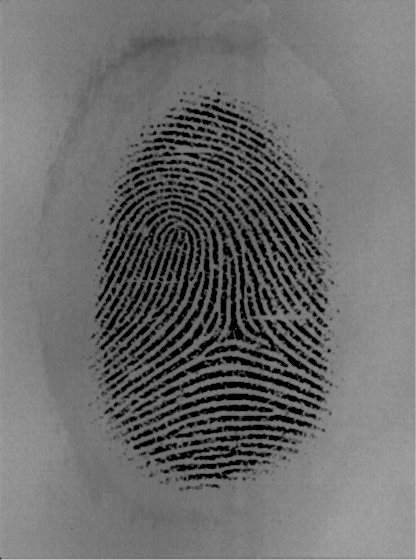
#> input picture PIB/Prj1/Dataset/index_capacitive.bmp, 416 x 560 px
$ python Exercise8.py
#> lines starting #> are read from the running program, lines starting #| are printed output that depends on the picture; after the words box and inside, x2 and y2 are one past the last pixel; in counts of white or black regions, pixels touching at a corner belong together
### PIB/Prj1/Guide2Exercise2.py
import cv2
import matplotlib.pyplot as plt

"""
Changes the contrast of an image
@alpha: Contrast control
        To lower the contrast, use 0 < alpha < 1
        And for higher contrast use alpha > 1.

@beta: brightness control
        A good range for brightness value is [-127, 127]
"""

def changeBrightness(image,pathToSave,SavedHistograms,histogramName,alpha=0.5,beta=10):

    imageRead = cv2.imread(image)
    imageAdjusted = cv2.convertScaleAbs(imageRead,alpha,beta)

    histg = cv2.calcHist([imageRead],[0],None,[256],[0,256])
    newHistgImage = cv2.calcHist([imageAdjusted],[0],None,[256],[0,256])

    print('Original Image: ', imageRead)
    print('Image Adjusted(Brightness)', imageAdjusted)

    cv2.imshow('Original Image', imageRead)
    cv2.imshow('Brightness Image', imageAdjusted)

    cv2.imwrite(pathToSave, imageAdjusted)
    cv2.waitKey(0)
    cv2.destroyAllWindows()

    plt.title('Histogram Original Image')
    plt.plot(histg)
    plt.show()

    plt.title('Histogram Brightness Image')
    plt.plot(newHistgImage)
    plt.savefig(SavedHistograms + histogramName)
    plt.show()

"""
Changes the contrast of an image
@alpha: Contrast control
        To lower the contrast, use 0 < alpha < 1
        And for higher contrast use alpha > 1.

@beta: brightness control
        A good range for brightness value is [-127, 127]


@gama

"""
def changeContrast(image,pathToSave, SavedHistograms,histogramName,alpha=0.25,gamma=-2):

    imageRead = cv2.imread(image)
    imageAdjusted = cv2.addWeighted(imageRead, alpha, imageRead, 0, gamma)

    #histg = cv2.calcHist([imageRead],[0],None,[256],[0,256])
    newHistgImage = cv2.calcHist([imageAdjusted],[0],None,[256],[0,256])

    print('Original Image: ', imageRead)
    print('Image Adjusted(Contrast)', imageAdjusted)

    #cv2.imshow('Original Image', imageRead)
    cv2.imshow('Contrasted Image', imageAdjusted)

    cv2.imwrite(pathToSave, imageAdjusted)
    cv2.waitKey(0)
    cv2.destroyAllWindows()

    #plt.title('Histogram Original Image')
    #plt.plot(histg)
    #plt.show()

    plt.title('Histogram Contrast Image')
    plt.plot(newHistgImage)
    plt.savefig(SavedHistograms + histogramName)
    plt.show()

# [16 lines that do not run on import are left out]


### PIB/Prj1/Guide3Exercise2.py
import cv2
import numpy as np
from PIL import Image
import matplotlib.pyplot as plt


# [26 lines left out: function threshold, not called in this run]

def binaryImage(image,pathToSave,SavedHistograms,histogramName):

    imageRead = cv2.imread(image)
    im_gray = cv2.cvtColor(imageRead, cv2.COLOR_BGR2GRAY)
    th, im_gray_th_otsu = cv2.threshold(im_gray, 128, 255, cv2.THRESH_OTSU)

    newHistgImage = cv2.calcHist([im_gray_th_otsu],[0],None,[256],[0,256])

    cv2.imshow('Binary Result', im_gray_th_otsu)
    cv2.imwrite(pathToSave, im_gray_th_otsu)

    print('im_gray_th_otsu: ', im_gray_th_otsu)

    cv2.waitKey(0)
    cv2.destroyAllWindows()

    plt.title('Histogram Binary Image')
    plt.plot(newHistgImage)
    plt.savefig(SavedHistograms + histogramName)
    plt.show()

"""def binarization_for_grayscale_image(image):

    im_gray = np.array(Image.open(image).convert('L'))
    print(type(im_gray))

    #first case
    thresh = 128

    #third case
    im_bin_keep = (im_gray > thresh) * im_gray
    print(im_bin_keep)
"""

"""def build_color_image(image):

    im_gray = np.array(Image.open(image).convert('L'))

    im_bool = im_gray > 128
    im_dst = np.empty((*im_gray.shape, 3))
    r, g, b = 128, 160, 192

    #with negation attribute "~"
    im_dst[:, :, 0] = im_bool * r
    im_dst[:, :, 1] = ~im_bool * g
    im_dst[:, :, 2] = im_bool * b

    Image.fromarray(np.uint8(im_dst)).save('numpy_binarization_color.png')
"""

# [23 lines that do not run on import are left out]

### PIB/Prj1/Exercise8.py
from Guide2Exercise2 import changeBrightness,changeContrast
from Guide3Exercise2 import threshold,binaryImage

if __name__ == "__main__":

    #####DATASET#########

    #para alinea b)
    indexCapacitive = 'Dataset/index_capacitive.bmp'
    mediumCapacitive = 'Dataset/medium_capacitive.bmp'
    thumbCapacitive = 'Dataset/thumb_capacitive.bmp'
    littleOptical = 'Dataset/little_optical.bmp'
    ringOptical = 'Dataset/ring_optical.bmp'
    thumbOptical = 'Dataset/thumb_optical.bmp'
    pathToSavePictures = 'SavedPictures/'
    SavedHistograms = 'HistogramsPics/'

    # para alinea c)
    Gray_IndexCapacitive = 'SavedPictures/IndexCapacitive_AfterContrast.bmp'
    Gray_LittleOptical = 'SavedPictures/LittleOptica_AfterContrast.bmp'
    Gray_MediumCapacitive = 'SavedPictures/MediumCapacitive_AfterContrast.bmp'
    Gray_RingOptical = 'SavedPictures/RingOptical_AfterContrast.bmp'
    Gray_ThumbCapacitive = 'SavedPictures/ThumbCapacitive_AfterContrast.bmp'
    Gray_ThumbOptical = 'SavedPictures/ThumbOptical_AfterContrast.bmp'

    changeContrast(indexCapacitive,pathToSavePictures + 'IndexCapacitive_AfterContrast.bmp',SavedHistograms, 'Histogram indexCapacitive.png',0.25,15)
#> in changeContrast, imageRead is the input picture: shape (560, 416, 3); min 0, max 207, mean 108.1
#> in changeContrast, `newHistgImage = cv2.calcHist([imageAdjusted],[0],None,[256],[0,256])`: newHistgImage = 256 values, max 22780 at index 44, min 0 at index 0, mean 910
#> (printed output is left out)
#> (printed output is left out)
    changeContrast(mediumCapacitive,pathToSavePictures + 'MediumCapacitive_AfterContrast.bmp',SavedHistograms, 'Histogram MediumCapacitive.png',0.25,15)
#> call 2 of changeContrast, with image = 'Dataset/medium_capacitive.bmp', SavedHistograms = 'HistogramsPics/', histogramName = 'Histogram MediumCapacitive.png', alpha = 0.25, gamma = 15
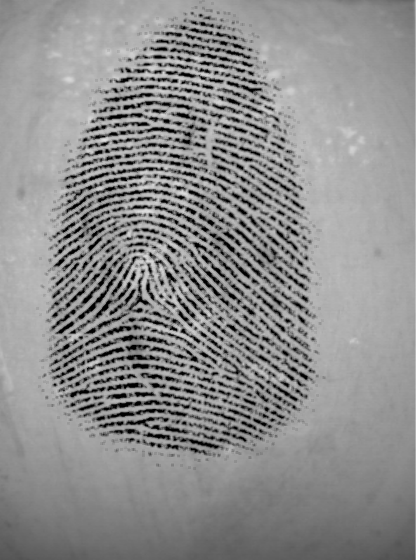
#> input picture PIB/Prj1/Dataset/medium_capacitive.bmp, 416 x 560 px
#> in changeContrast, imageRead is the input picture: shape (560, 416, 3); min 0, max 224, mean 141.2
#> in changeContrast (call 2), `newHistgImage = cv2.calcHist([imageAdjusted],[0],None,[256],[0,256])`: newHistgImage = 256 values, max 20561 at index 58, min 0 at index 0, mean 910
#> (printed output is left out)
#> (printed output is left out)
    changeContrast(thumbCapacitive,pathToSavePictures + 'ThumbCapacitive_AfterContrast.bmp',SavedHistograms, 'Histogram LittleOptical.png',0.25,15)
#> call 3 of changeContrast, with image = 'Dataset/thumb_capacitive.bmp', SavedHistograms = 'HistogramsPics/', histogramName = 'Histogram LittleOptical.png', alpha = 0.25, gamma = 15
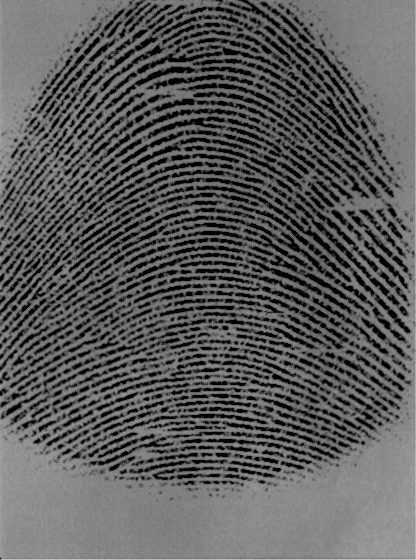
#> input picture PIB/Prj1/Dataset/thumb_capacitive.bmp, 416 x 560 px
#> in changeContrast, imageRead is the input picture: shape (560, 416, 3); min 0, max 206, mean 90.4
#> in changeContrast (call 3), `newHistgImage = cv2.calcHist([imageAdjusted],[0],None,[256],[0,256])`: newHistgImage = 256 values, max 27256 at index 15, min 0 at index 0, mean 910
#> (printed output is left out)
#> (printed output is left out)
    changeContrast(littleOptical,pathToSavePictures + 'LittleOptica_AfterContrast.bmp',SavedHistograms, 'Histogram MediumCapacitive.png',0.25,50)
#> call 4 of changeContrast, with image = 'Dataset/little_optical.bmp', SavedHistograms = 'HistogramsPics/', histogramName = 'Histogram MediumCapacitive.png', alpha = 0.25, gamma = 50
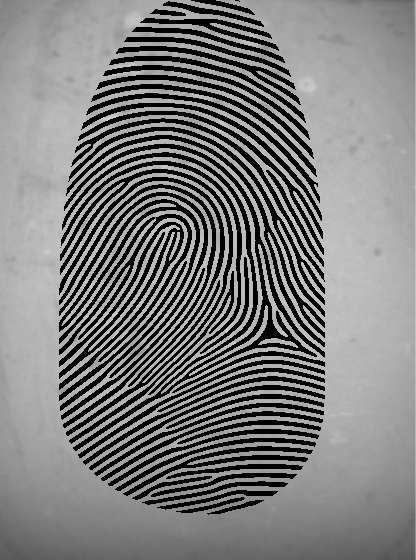
#> input picture PIB/Prj1/Dataset/little_optical.bmp, 416 x 560 px
#> in changeContrast, imageRead is the input picture: shape (560, 416, 3); min 0, max 207, mean 122.3
#> in changeContrast (call 4), `newHistgImage = cv2.calcHist([imageAdjusted],[0],None,[256],[0,256])`: newHistgImage = 256 values, max 59188 at index 50, min 0 at index 0, mean 910
#> (printed output is left out)
#> (printed output is left out)
    changeContrast(ringOptical,pathToSavePictures + 'RingOptical_AfterContrast.bmp',SavedHistograms, 'Histogram RingOptical.png',0.25,50)
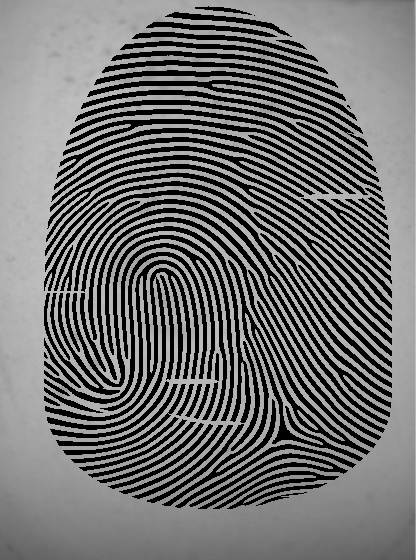
#> input picture PIB/Prj1/Dataset/ring_optical.bmp, 416 x 560 px
#> in changeContrast, imageRead is the input picture: shape (560, 416, 3); min 0, max 196, mean 110.6
#> in changeContrast (call 5), `newHistgImage = cv2.calcHist([imageAdjusted],[0],None,[256],[0,256])`: newHistgImage = 256 values, max 74251 at index 50, min 0 at index 0, mean 910
#> (printed output is left out)
#> (printed output is left out)
    changeContrast(thumbOptical,pathToSavePictures + 'ThumbOptical_AfterContrast.bmp',SavedHistograms, 'Histogram ThumbOptical.png',0.25,50)
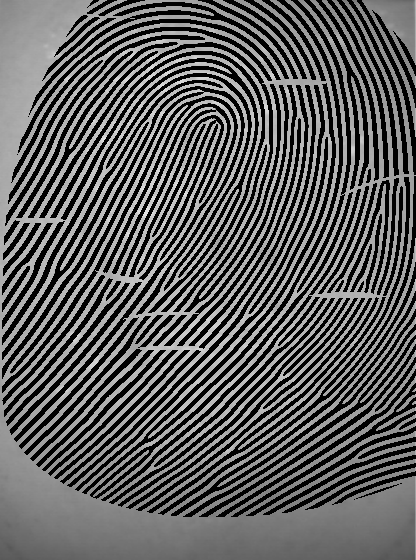
#> input picture PIB/Prj1/Dataset/thumb_optical.bmp, 416 x 560 px
#> in changeContrast, imageRead is the input picture: shape (560, 416, 3); min 0, max 227, mean 92.4
#> in changeContrast (call 6), `newHistgImage = cv2.calcHist([imageAdjusted],[0],None,[256],[0,256])`: newHistgImage = 256 values, max 99829 at index 50, min 0 at index 0, mean 910
#> (printed output is left out)

    changeBrightness(indexCapacitive,pathToSavePictures + 'IndexCapacitive_AfterBrightness.bmp',SavedHistograms, 'Histogram indexCapacitive.png',beta=3)
#> in changeBrightness, `histg = cv2.calcHist([imageRead],[0],None,[256],[0,256])`: histg = 256 values, max 14477 at index 0, min 0 at index 198, mean 910
#> in changeBrightness, `newHistgImage = cv2.calcHist([imageAdjusted],[0],None,[256],[0,256])`: newHistgImage = 256 values, max 192077 at index 255, min 0 at index 1, mean 910
    changeBrightness(mediumCapacitive,pathToSavePictures + 'MediumCapacitive_AfterBrightness.bmp',SavedHistograms, 'Histogram MediumCapacitive.png',beta=2)
    changeBrightness(thumbCapacitive,pathToSavePictures + 'ThumbCapacitive_AfterBrightness.bmp',SavedHistograms, 'Histogram LittleOptical.png',beta=3)
    changeBrightness(littleOptical,pathToSavePictures + 'LittleOptica_AfterBrightness.bmp',SavedHistograms, 'Histogram MediumCapacitive.png')
    changeBrightness(ringOptical,pathToSavePictures + 'RingOptical_AfterBrightness.bmp',SavedHistograms, 'Histogram RingOptical.png')
    changeBrightness(thumbOptical,pathToSavePictures + 'ThumbOptical_AfterBrightness.bmp',SavedHistograms, 'Histogram ThumbOptical.png')

    binaryImage(Gray_IndexCapacitive,pathToSavePictures + 'IndexCapacitive_Binary.png',SavedHistograms, 'Histogram indexCapacitive.png')
#> in binaryImage, `th, im_gray_th_otsu = cv2.threshold(im_gray, 128, 255, cv2.THRESH_OTSU)`:
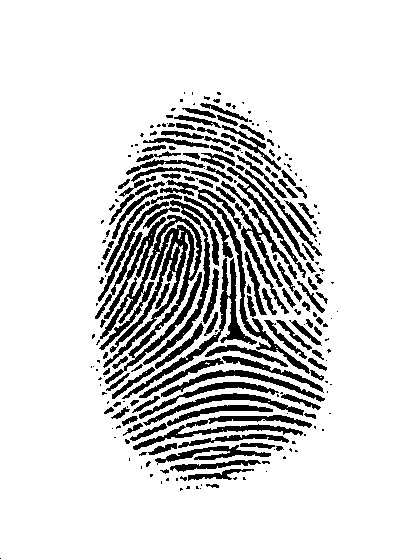
#> im_gray_th_otsu: shape (560, 416); 85.2% white; 253 black regions (123 under 20 px), largest, box (x1, y1, x2, y2) and area: (99, 215, 202, 384) 4966, (160, 180, 310, 374) 1762, (122, 258, 257, 399) 1638
#> in binaryImage, `th, im_gray_th_otsu = cv2.threshold(im_gray, 128, 255, cv2.THRESH_OTSU)`: th = 33
#> in binaryImage, `newHistgImage = cv2.calcHist([im_gray_th_otsu],[0],None,[256],[0,256])`: newHistgImage = 256 values, max 198528 at index 255, min 0 at index 1, mean 910
    binaryImage(Gray_MediumCapacitive,pathToSavePictures + 'MediumCapacitive_Binary.png',SavedHistograms, 'Histogram MediumCapacitive.png')
#> in binaryImage (call 2), `th, im_gray_th_otsu = cv2.threshold(im_gray, 128, 255, cv2.THRESH_OTSU)`: im_gray_th_otsu: shape (560, 416); 77.8% white; 595 black regions (226 under 20 px), largest, box (x1, y1, x2, y2) and area: (0, 497, 415, 560) 16990, (92, 409, 218, 425) 467, (98, 417, 190, 434) 450
    binaryImage(Gray_ThumbCapacitive,pathToSavePictures + 'ThumbCapacitive_Binary.png',SavedHistograms, 'Histogram LittleOptical.png')
#> in binaryImage (call 3), `th, im_gray_th_otsu = cv2.threshold(im_gray, 128, 255, cv2.THRESH_OTSU)`: im_gray_th_otsu: shape (560, 416); 70.7% white; 836 black regions (297 under 20 px), largest, box (x1, y1, x2, y2) and area: (62, 138, 304, 225) 1435, (91, 30, 287, 112) 1353, (196, 186, 375, 297) 965
    binaryImage(Gray_LittleOptical,pathToSavePictures + 'LittleOptical_Binary.png',SavedHistograms, 'Histogram MediumCapacitive.png')
#> call 4 of binaryImage, with pathToSave = 'SavedPictures/LittleOptical_Binary.png', SavedHistograms = 'HistogramsPics/', histogramName = 'Histogram MediumCapacitive.png'
#> in binaryImage (call 4), `th, im_gray_th_otsu = cv2.threshold(im_gray, 128, 255, cv2.THRESH_OTSU)`:
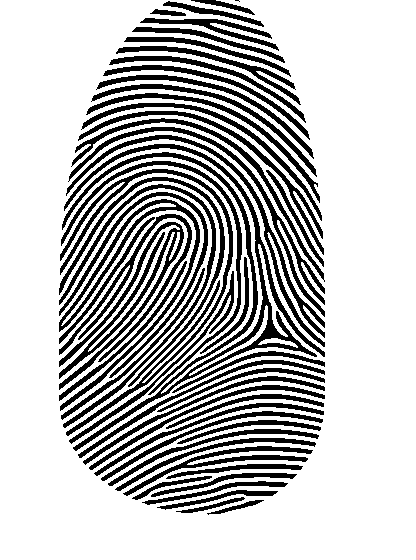
#> im_gray_th_otsu: shape (560, 416); 74.5% white; 52 black regions (1 under 20 px), largest, box (x1, y1, x2, y2) and area: (62, 144, 325, 451) 5871, (59, 222, 184, 390) 2938, (60, 169, 233, 436) 2774
#> in binaryImage (call 4), `th, im_gray_th_otsu = cv2.threshold(im_gray, 128, 255, cv2.THRESH_OTSU)`: th = 70
#> in binaryImage (call 4), `newHistgImage = cv2.calcHist([im_gray_th_otsu],[0],None,[256],[0,256])`: newHistgImage = 256 values, max 173501 at index 255, min 0 at index 1, mean 910
    binaryImage(Gray_RingOptical,pathToSavePictures + 'RingOptical_Binary.png',SavedHistograms, 'Histogram RingOptical.png')
    binaryImage(Gray_ThumbOptical,pathToSavePictures + 'IndexCapacitive_ThumbOptical.png',SavedHistograms, 'Histogram ThumbOptical.png')
